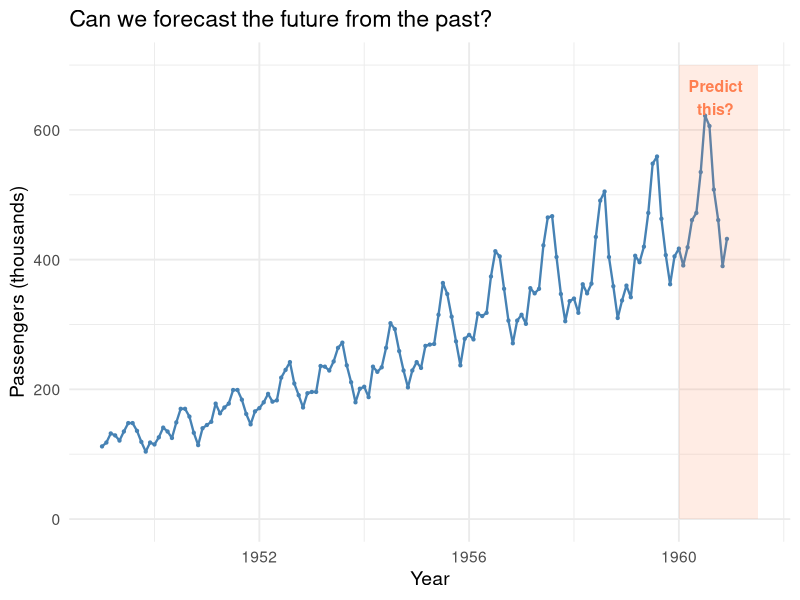
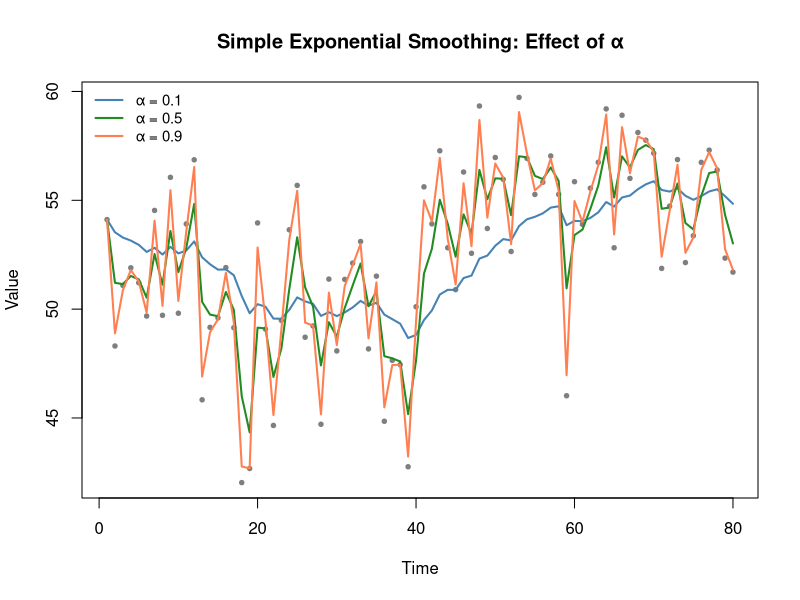
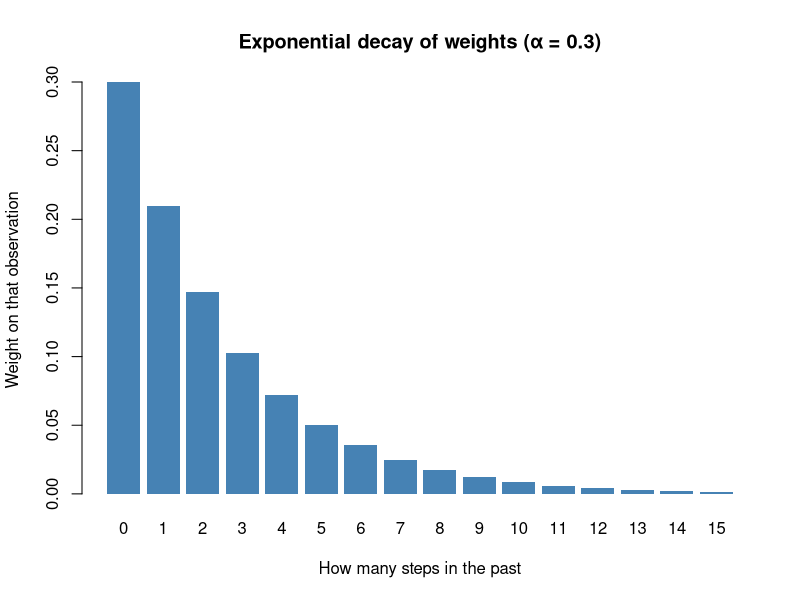
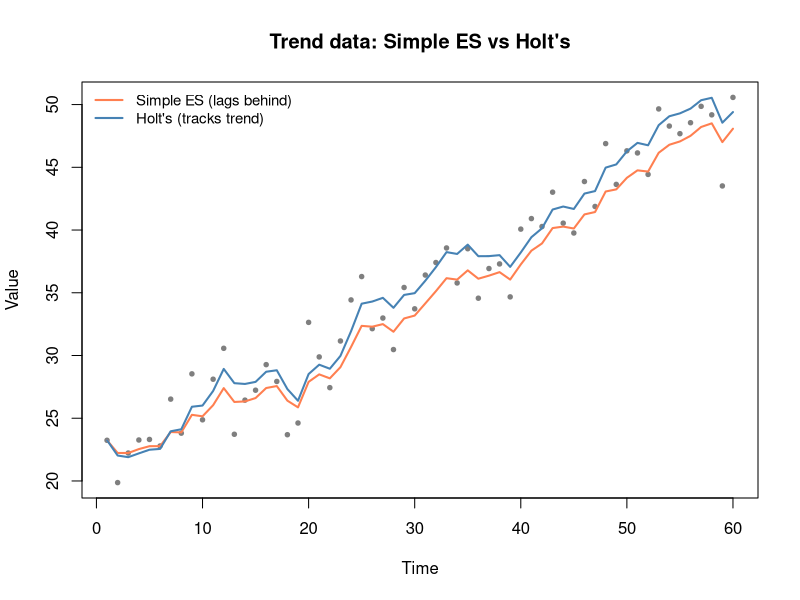
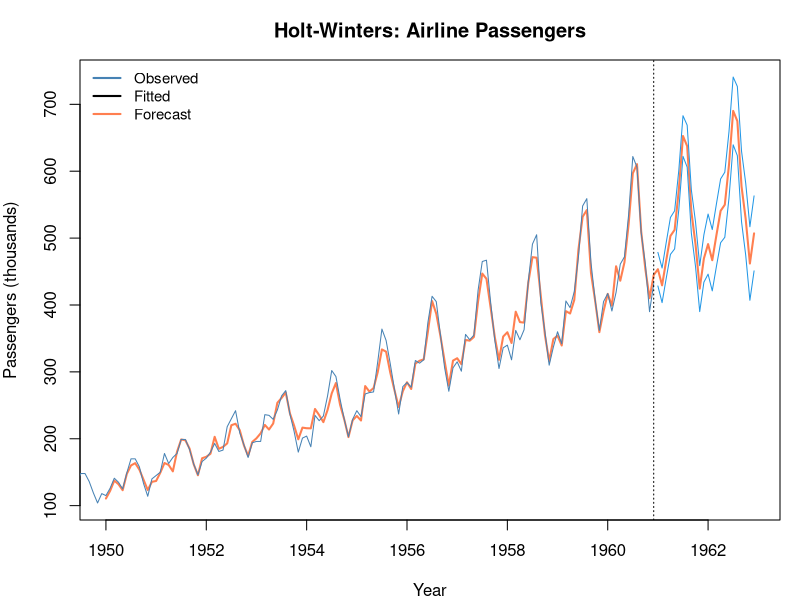
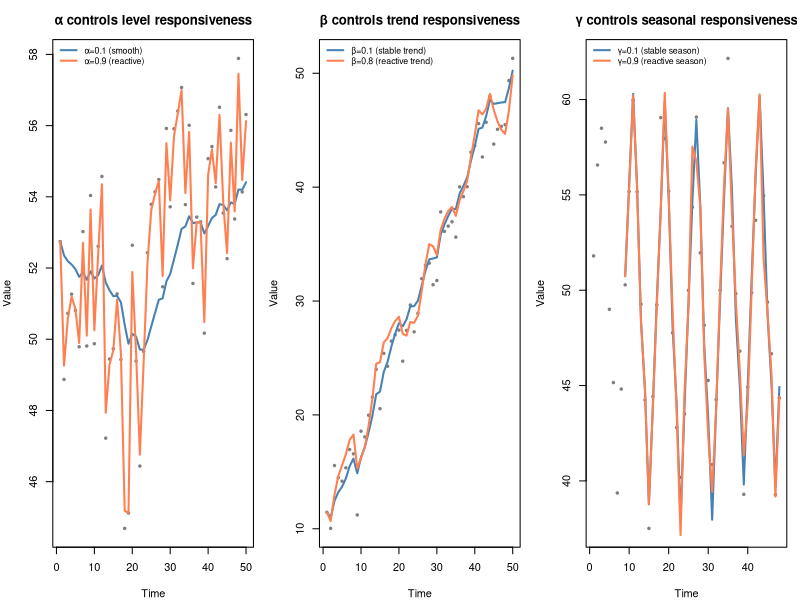
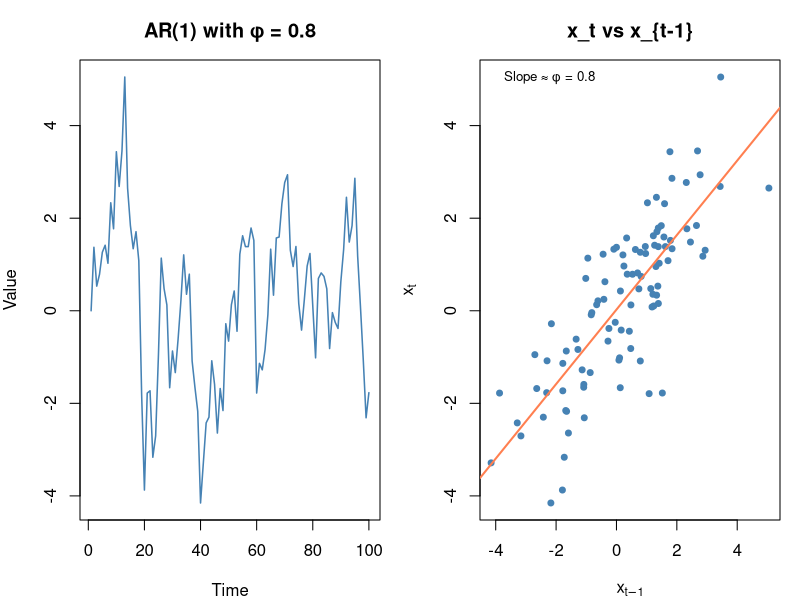
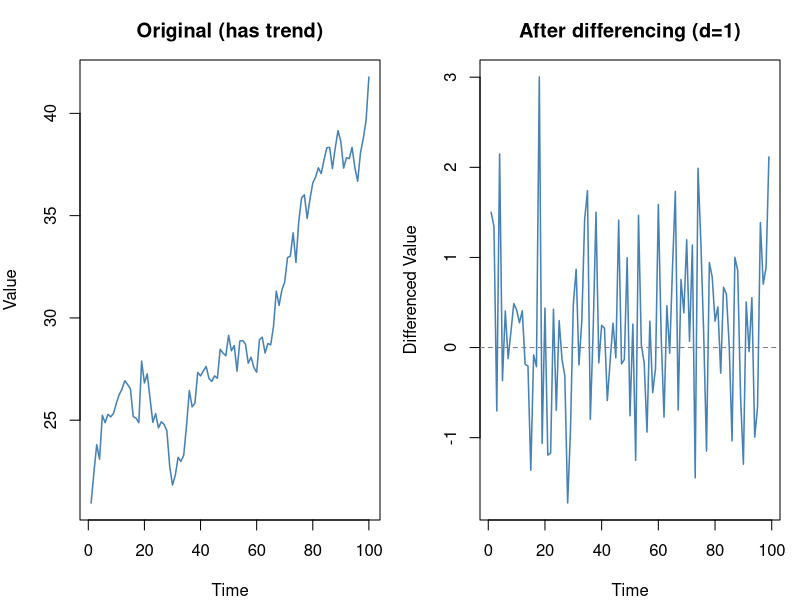

Here is the R script that generated these plots, in order:
## ---- chunk 1
#| label: fig-time-series-intro
#| fig-cap: "Monthly airline passengers — a clear trend and seasonal pattern. What comes next?"

library(ggplot2)

# Classic airline passengers dataset
ap <- AirPassengers
df_ap <- data.frame(
  time = as.numeric(time(ap)),
  passengers = as.numeric(ap)
)

ggplot(df_ap, aes(time, passengers)) +
  geom_line(linewidth = 0.8, color = "steelblue") +
  geom_point(size = 0.8, color = "steelblue") +
  annotate("rect", xmin = 1960, xmax = 1961.5, ymin = 0, ymax = 700,
           fill = "coral", alpha = 0.15) +
  annotate("text", x = 1960.7, y = 650, label = "Predict\nthis?",
           color = "coral", fontface = "bold", size = 4) +
  theme_minimal(base_size = 14) +
  labs(x = "Year", y = "Passengers (thousands)",
       title = "Can we forecast the future from the past?")
## ---- chunk 2
#| label: fig-ses-alpha
#| fig-cap: "High alpha follows every wiggle. Low alpha smooths through the noise."

set.seed(42)

# Simulated data with a level shift
n <- 80
x <- c(rnorm(40, 50, 3), rnorm(40, 55, 3))
time <- 1:n

# Compute SES for different alphas
ses <- function(x, alpha) {
  s <- numeric(length(x))
  s[1] <- x[1]
  for (t in 2:length(x)) {
    s[t] <- alpha * x[t] + (1 - alpha) * s[t - 1]
  }
  s
}

alphas <- c(0.1, 0.5, 0.9)
colors <- c("steelblue", "forestgreen", "coral")

plot(time, x, pch = 19, cex = 0.6, col = "gray50",
  main = "Simple Exponential Smoothing: Effect of α",
  xlab = "Time", ylab = "Value")

for (i in seq_along(alphas)) {
  lines(time, ses(x, alphas[i]), col = colors[i], lwd = 2)
}

legend("topleft", bty = "n",
  legend = paste0("α = ", alphas),
  col = colors, lwd = 2, cex = 0.9)
## ---- chunk 3
#| label: fig-exponential-weights
#| fig-cap: "Past observations receive exponentially decaying weights"

alpha <- 0.3
lags <- 0:15
weights <- alpha * (1 - alpha)^lags

barplot(weights, names.arg = lags,
  col = "steelblue", border = NA,
  xlab = "How many steps in the past",
  ylab = "Weight on that observation",
  main = paste0("Exponential decay of weights (α = ", alpha, ")"))
## ---- chunk 4
#| label: fig-holt
#| fig-cap: "Simple ES lags behind the trend. Holt's method tracks it."

set.seed(42)
n <- 60
x_trend <- 20 + 0.5 * (1:n) + rnorm(n, 0, 2)

# Simple ES
s_simple <- ses(x_trend, 0.3)

# Holt's method (manual)
alpha_h <- 0.3
beta_h <- 0.2
S <- numeric(n)
Tr <- numeric(n)
S[1] <- x_trend[1]
Tr[1] <- 0

for (t in 2:n) {
  S[t] <- alpha_h * x_trend[t] + (1 - alpha_h) * (S[t - 1] + Tr[t - 1])
  Tr[t] <- beta_h * (S[t] - S[t - 1]) + (1 - beta_h) * Tr[t - 1]
}

forecast_holt <- S + Tr  # one-step-ahead forecast

plot(1:n, x_trend, pch = 19, cex = 0.6, col = "gray50",
  main = "Trend data: Simple ES vs Holt's",
  xlab = "Time", ylab = "Value")
lines(1:n, s_simple, col = "coral", lwd = 2)
lines(1:n, forecast_holt, col = "steelblue", lwd = 2)
legend("topleft", bty = "n",
  legend = c("Simple ES (lags behind)", "Holt's (tracks trend)"),
  col = c("coral", "steelblue"), lwd = 2, cex = 0.9)
## ---- chunk 5
#| label: fig-holt-winters
#| fig-cap: "Holt-Winters captures trend AND seasonality"

# Use AirPassengers — has both trend and seasonality
fit_hw <- HoltWinters(AirPassengers)

# Forecast 24 months ahead
pred_hw <- predict(fit_hw, n.ahead = 24, prediction.interval = TRUE)

par(mar = c(4, 4, 3, 1))
plot(fit_hw, pred_hw,
  main = "Holt-Winters: Airline Passengers",
  xlab = "Year", ylab = "Passengers (thousands)",
  col = "steelblue", col.predicted = "coral", lwd = 2)
legend("topleft", bty = "n",
  legend = c("Observed", "Fitted", "Forecast"),
  col = c("steelblue", "black", "coral"), lwd = 2, cex = 0.9)
## ---- chunk 6
#| label: fig-parameter-summary
#| fig-cap: "What each smoothing parameter controls"

par(mfrow = c(1, 3), mar = c(4, 4, 3, 1))

set.seed(42)
n2 <- 50

# Alpha demo: level data with a jump
x_level <- c(rnorm(25, 50, 2), rnorm(25, 55, 2))
plot(1:n2, x_level, pch = 19, cex = 0.5, col = "gray50",
  main = "α controls level responsiveness",
  xlab = "Time", ylab = "Value")
lines(1:n2, ses(x_level, 0.1), col = "steelblue", lwd = 2)
lines(1:n2, ses(x_level, 0.9), col = "coral", lwd = 2)
legend("topleft", bty = "n", cex = 0.8,
  legend = c("α=0.1 (smooth)", "α=0.9 (reactive)"),
  col = c("steelblue", "coral"), lwd = 2)

# Beta demo: trending data
x_tr <- 10 + 0.8 * (1:n2) + rnorm(n2, 0, 2)
# Low beta
S1 <- Tr1 <- S2 <- Tr2 <- numeric(n2)
S1[1] <- S2[1] <- x_tr[1]; Tr1[1] <- Tr2[1] <- 0
for (t in 2:n2) {
  S1[t] <- 0.3 * x_tr[t] + 0.7 * (S1[t-1] + Tr1[t-1])
  Tr1[t] <- 0.1 * (S1[t] - S1[t-1]) + 0.9 * Tr1[t-1]
  S2[t] <- 0.3 * x_tr[t] + 0.7 * (S2[t-1] + Tr2[t-1])
  Tr2[t] <- 0.8 * (S2[t] - S2[t-1]) + 0.2 * Tr2[t-1]
}
plot(1:n2, x_tr, pch = 19, cex = 0.5, col = "gray50",
  main = "β controls trend responsiveness",
  xlab = "Time", ylab = "Value")
lines(1:n2, S1 + Tr1, col = "steelblue", lwd = 2)
lines(1:n2, S2 + Tr2, col = "coral", lwd = 2)
legend("topleft", bty = "n", cex = 0.8,
  legend = c("β=0.1 (stable trend)", "β=0.8 (reactive trend)"),
  col = c("steelblue", "coral"), lwd = 2)

# Gamma demo: seasonal data
x_seas <- 50 + rep(c(0, 5, 10, 5, 0, -5, -10, -5), 6) + rnorm(48, 0, 1.5)
ts_seas <- ts(x_seas, frequency = 8)
fit_lo <- HoltWinters(ts_seas, gamma = 0.1)
fit_hi <- HoltWinters(ts_seas, gamma = 0.9)
plot(1:48, x_seas, pch = 19, cex = 0.5, col = "gray50",
  main = "γ controls seasonal responsiveness",
  xlab = "Time", ylab = "Value")
lines(9:48, fit_lo$fitted[, "xhat"], col = "steelblue", lwd = 2)
lines(9:48, fit_hi$fitted[, "xhat"], col = "coral", lwd = 2)
legend("topleft", bty = "n", cex = 0.8,
  legend = c("γ=0.1 (stable season)", "γ=0.9 (reactive season)"),
  col = c("steelblue", "coral"), lwd = 2)

par(mfrow = c(1, 1))
## ---- chunk 7
#| label: fig-ar-example
#| fig-cap: "AR(1): each value depends on the previous one, plus noise"

set.seed(42)
n3 <- 100

# AR(1) process
ar_data <- numeric(n3)
ar_data[1] <- 0
phi <- 0.8

for (t in 2:n3) {
  ar_data[t] <- phi * ar_data[t - 1] + rnorm(1, 0, 1)
}

par(mfrow = c(1, 2), mar = c(4, 4, 3, 1))

plot(1:n3, ar_data, type = "l", col = "steelblue", lwd = 1.5,
  main = paste0("AR(1) with φ = ", phi),
  xlab = "Time", ylab = "Value")

# Show the relationship: x_t vs x_{t-1}
plot(ar_data[1:(n3-1)], ar_data[2:n3],
  pch = 19, cex = 0.8, col = "steelblue",
  main = "x_t vs x_{t-1}",
  xlab = expression(x[t-1]), ylab = expression(x[t]))
abline(lm(ar_data[2:n3] ~ ar_data[1:(n3-1)]), col = "coral", lwd = 2)
legend("topleft", bty = "n", cex = 0.8,
  legend = paste0("Slope ≈ φ = ", round(cor(ar_data[1:(n3-1)], ar_data[2:n3]), 2)))

par(mfrow = c(1, 1))
## ---- chunk 8
#| label: fig-differencing
#| fig-cap: "Differencing removes trend, making the data stationary"

# Trending data
x_trended <- 20 + 0.3 * (1:n3) + cumsum(rnorm(n3, 0, 1))
x_diffed <- diff(x_trended)

par(mfrow = c(1, 2), mar = c(4, 4, 3, 1))

plot(1:n3, x_trended, type = "l", col = "steelblue", lwd = 1.5,
  main = "Original (has trend)",
  xlab = "Time", ylab = "Value")

plot(1:(n3-1), x_diffed, type = "l", col = "steelblue", lwd = 1.5,
  main = "After differencing (d=1)",
  xlab = "Time", ylab = "Differenced Value")
abline(h = 0, lty = 2, col = "gray50")

par(mfrow = c(1, 1))
## ---- chunk 9
#| label: fig-arima-fit
#| fig-cap: "ARIMA automatically selects p, d, q and forecasts ahead"

# Fit ARIMA to airline passengers
fit_arima <- arima(AirPassengers, order = c(1, 1, 1),
                   seasonal = list(order = c(1, 1, 1), period = 12))

# Forecast
pred_arima <- predict(fit_arima, n.ahead = 24)

par(mar = c(4, 4, 3, 1))
ts.plot(AirPassengers, pred_arima$pred,
  col = c("steelblue", "coral"), lwd = c(1.5, 2),
  main = "ARIMA Forecast: Airline Passengers",
  ylab = "Passengers (thousands)")

# Confidence interval
upper <- pred_arima$pred + 1.96 * pred_arima$se
lower <- pred_arima$pred - 1.96 * pred_arima$se
time_pred <- time(pred_arima$pred)
polygon(c(time_pred, rev(time_pred)), c(upper, rev(lower)),
  col = adjustcolor("coral", 0.2), border = NA)

legend("topleft", bty = "n",
  legend = c("Observed", "Forecast", "95% CI"),
  col = c("steelblue", "coral", adjustcolor("coral", 0.3)),
  lwd = c(2, 2, 8), cex = 0.9)
## ---- chunk 10
#| label: fig-garch-concept
#| fig-cap: "Volatility clusters: calm periods and turbulent periods alternate"

set.seed(42)

# Simulate GARCH-like data
n4 <- 300
returns <- numeric(n4)
vol <- numeric(n4)
omega <- 0.1
alpha_g <- 0.15
beta_g <- 0.8

vol[1] <- 1
returns[1] <- rnorm(1, 0, sqrt(vol[1]))

for (t in 2:n4) {
  vol[t] <- omega + alpha_g * returns[t-1]^2 + beta_g * vol[t-1]
  returns[t] <- rnorm(1, 0, sqrt(vol[t]))
}

par(mfrow = c(2, 1), mar = c(3, 4, 3, 1))

plot(1:n4, returns, type = "l", col = "steelblue", lwd = 0.8,
  main = "Simulated Returns (notice: calm and turbulent clusters)",
  ylab = "Return", xlab = "")

plot(1:n4, sqrt(vol), type = "l", col = "coral", lwd = 1.5,
  main = "True Volatility (what GARCH estimates)",
  ylab = "Volatility (σ)", xlab = "Time")

par(mfrow = c(1, 1))
